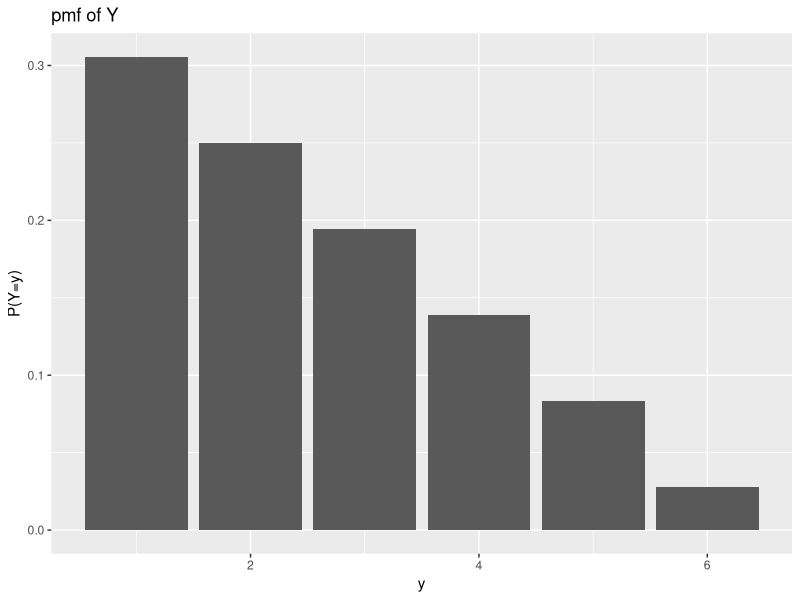
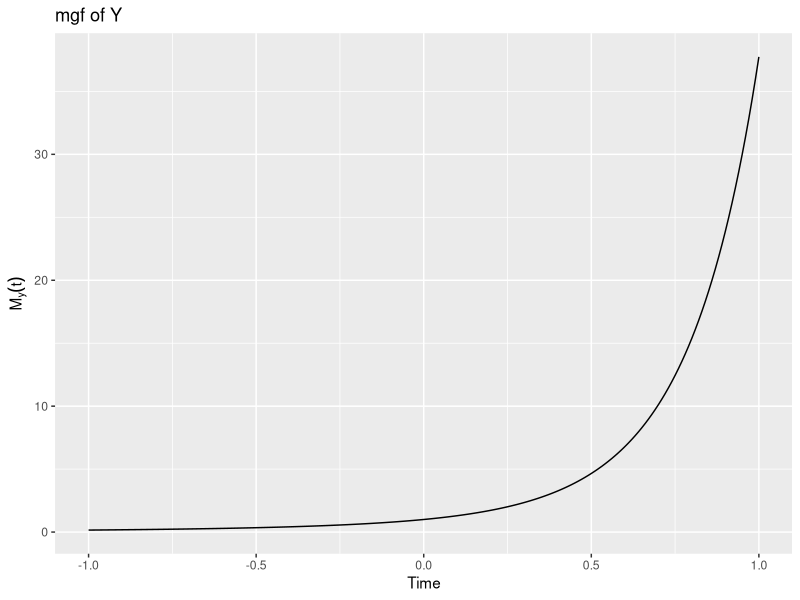
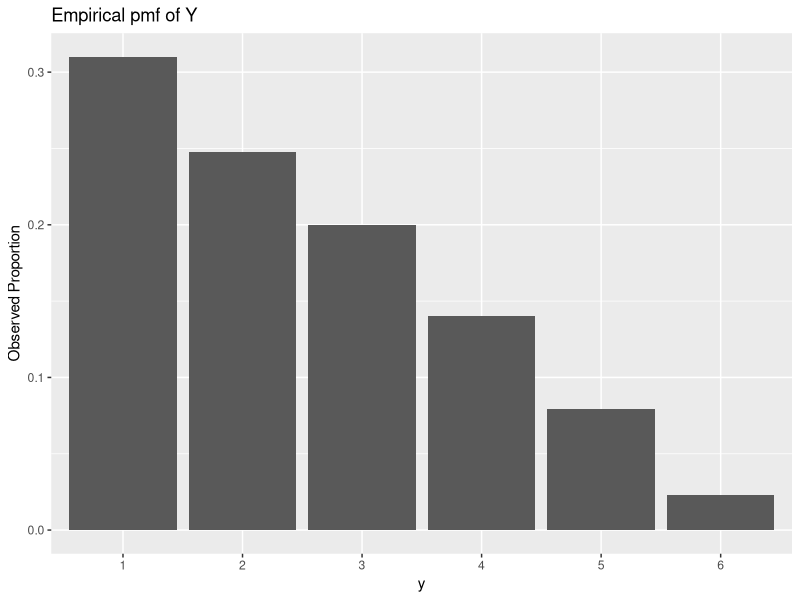

These figures' R source, in order:
## ---- chunk 1
knitr::opts_chunk$set(echo = TRUE)
## ---- chunk 2
y <- c(1:6)
py <- c(11/36, 9/36, 7/36, 5/36, 3/36,1/36)
dd <- data.frame(y = y, probs = py)
## ---- chunk 3
library(ggplot2)
dd <- data.frame(y = y, probs = py)
ggplot(aes(x = y, y = probs), data = dd) + geom_bar(stat = 'identity') + ylab('P(Y=y)') + ggtitle('pmf of Y')
## ---- chunk 4
ey <- sum(y * py)
ey
## ---- chunk 5
vy <- sum(y**2 * py) - ey**2
vy
## ---- chunk 6
m.t <- function(t) {
  y <- c(1:6)
  py <- c(11/36, 9/36, 7/36, 5/36, 3/36, 1/36)
  e.t <- exp(y * t)
  f.p <- e.t * py
  f.t <- sum(f.p)
  return(f.t)
}
a.t <- seq(-1,1, by = 0.01)
out <- sapply(a.t, m.t)
df <- data.frame(a.t, out)
ggplot(aes(x = a.t, y = out), data = df) + geom_line(stat = 'identity') + ylab(expression(paste(M[y] (t)))) + xlab('Time') + ggtitle('mgf of Y')
## ---- chunk 7
one.Y <- function() {
  possible.rolls <- c(1:6)
  two.rolls <- sample(possible.rolls, 2, replace = TRUE)
  total <- min(two.rolls)
  return(total)
}
many.Y <- replicate(1000, one.Y())
df <- data.frame(x = as.factor(many.Y))
ggplot(aes(x = as.factor(many.Y)), data = df) + geom_bar(aes(y = (..count..)/(sum(..count..)))) + ylab('Observed Proportion') + xlab('y') + ggtitle('Empirical pmf of Y')
## ---- chunk 8
mean(many.Y)
var(many.Y)
